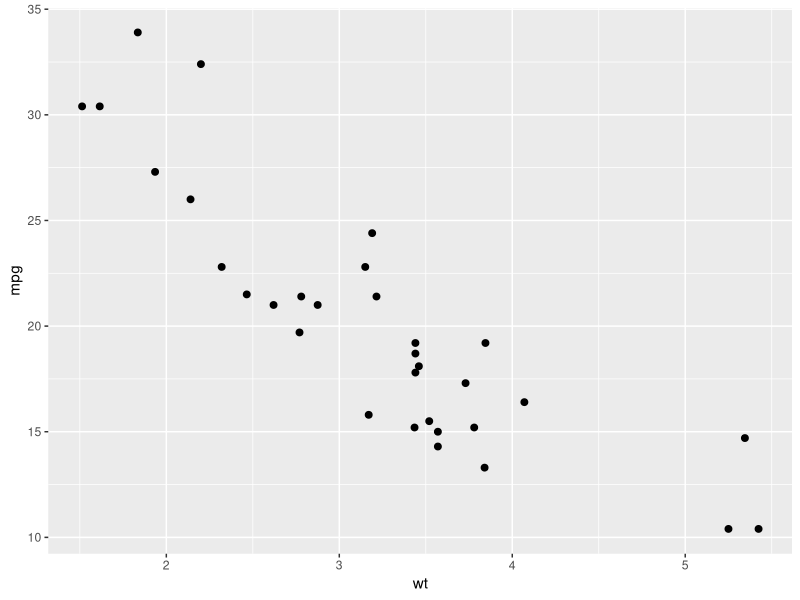
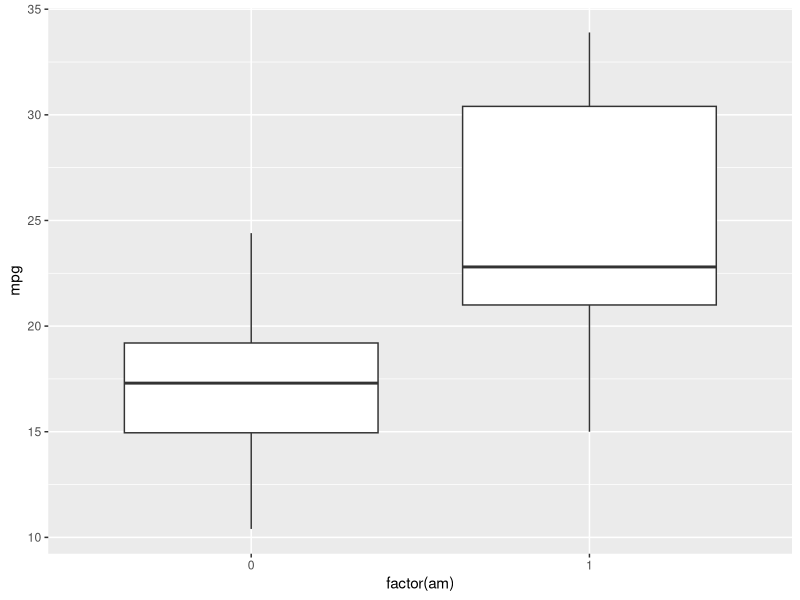
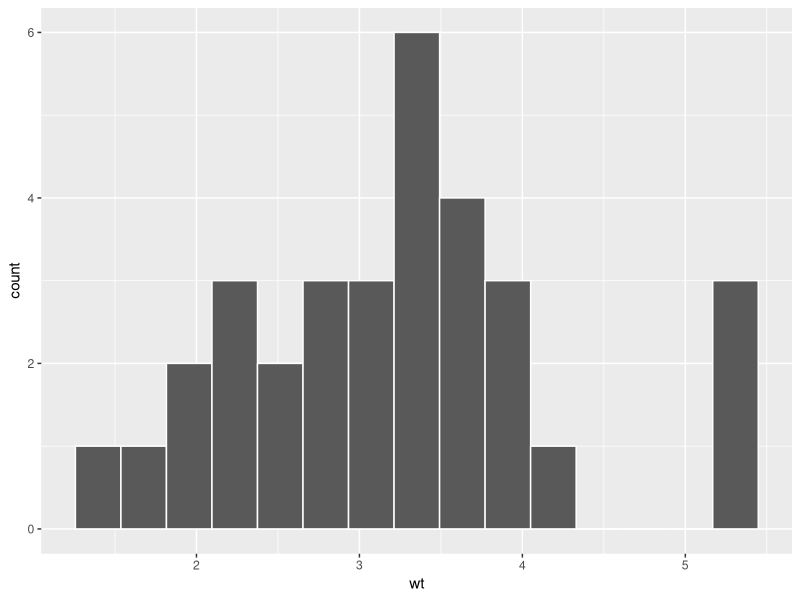
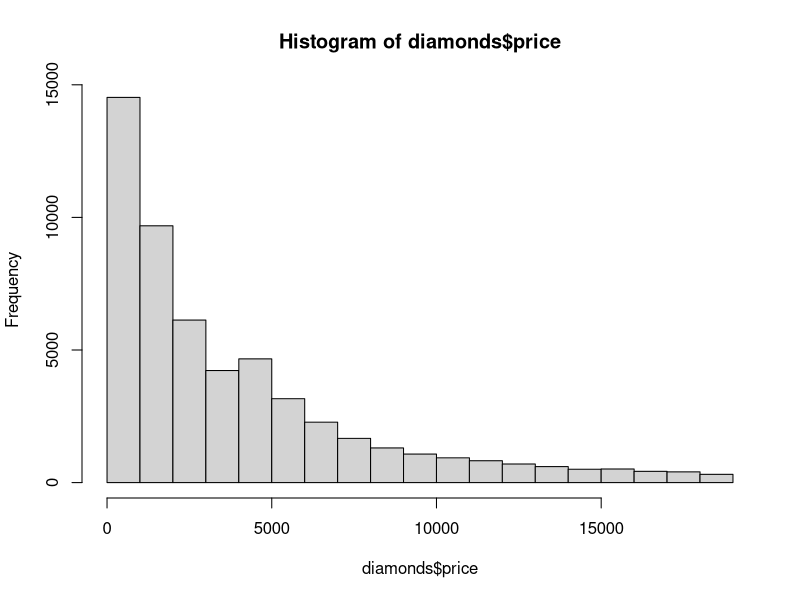
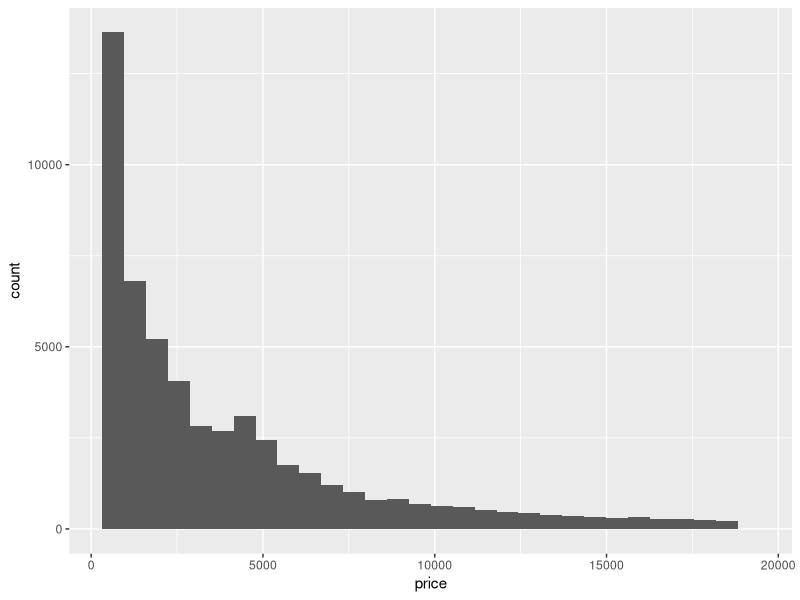
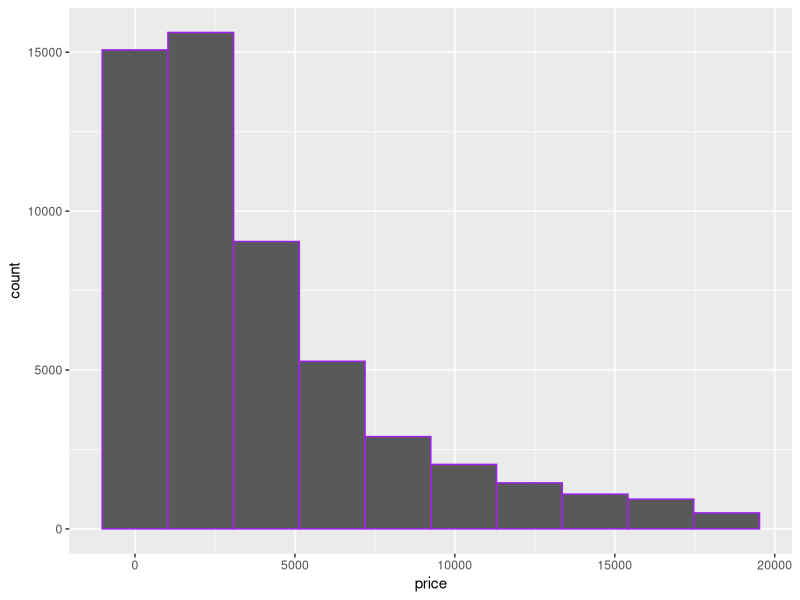
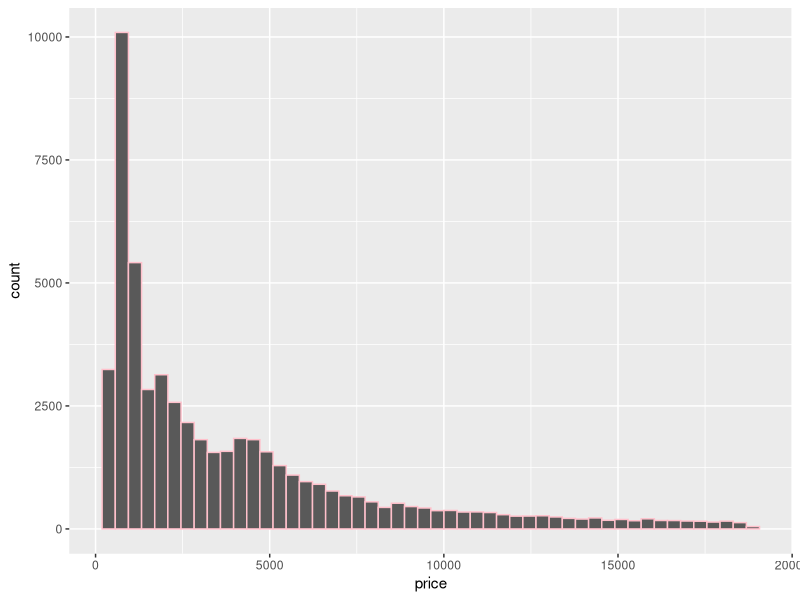
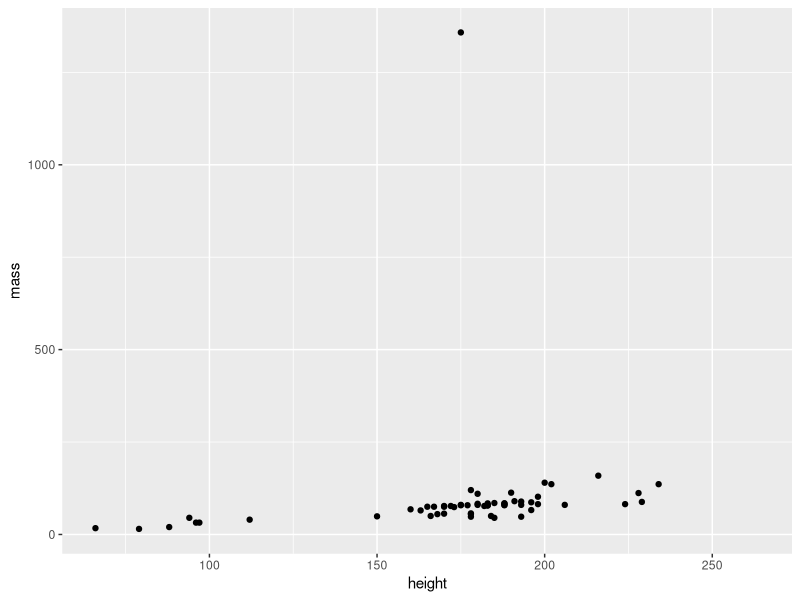

Source code (R) for these figures, in order:
# 2/19/2025
# Lesson 4 Activity 2
# Lesson 5
# Lesson 5 - Activity 1

library(tidyverse)

#---------------------------------------------------------
# SNOW DAY!
#---------------------------------------------------------

#---------------------------------------------------------
#Lesson 4 - Activity 2

#1
head(diamonds)
View(diamonds)
summary(diamonds)
names(diamonds)
str(diamonds)
dim(diamonds)

#2 
count(diamonds, cut)
table(diamonds$cut)

#3
mean(diamonds$price)
mean(diamonds$carat)
summarize(diamonds,mean(price), mean(carat))

#4
diamonds %>% group_by(cut) %>% summarize(mean(price), mean(carat))

#5
Premium <- filter(diamonds,cut=="Premium")
PremiumE <- filter(diamonds, cut=="Premium",color=="E")
PremiumorE <- filter(diamonds, cut == "Premium" | color=="E")
IdealPremiumE <- filter(diamonds, color=="E", cut %in% c("Ideal","Premium"))
BigVG <- filter(diamonds, carat >= 3, cut == "Very Good")

#6
summarize(Premium, n())
summarize(PremiumE, n())
summarize(PremiumorE, n())


#7
group_by(diamonds, cut) %>% summarize(max(carat))
summarize(group_by(diamonds,cut), max(carat))

#8
diamonds2 <- mutate(diamonds, x_cm = x/10, y_cm = y/10, z_cm = z/10)

#9
#YES! This is the base syntax. For a single variable, I would prefer base,
#but for multiple variables, I would prefer tidyverse!










#---------------------------------------------------------
#Lesson 5
#Recall that we have already loaded the tidyverse library!

ggplot(mtcars, aes(x=wt, y=mpg)) + geom_point(size=2)

ggplot(mtcars,aes(x=factor(am),y=mpg)) + geom_boxplot()

ggplot(mtcars, aes(x=wt)) + 
  geom_histogram(bins=15, color="white")

#Top Secret:
hist(diamonds$price)
ggplot(diamonds,aes(x=price)) + geom_histogram()

mygraph <- ggplot(diamonds,aes(x=price))
mygraph + geom_histogram(bins=10,color="purple")
mygraph + geom_histogram(bins=50, color="pink")



#---------------------------------------------------------
#Lesson 5 Activity 1

head(starwars)

#1
ggplot(starwars,aes(x=height,y=mass)) + geom_point()

#2
filter(starwars, species %in% c("Human","Droid")) %>%
  ggplot(aes(x=height,y=mass,color=species)) + 
  geom_point()

swgraph <- filter(starwars, species %in% c("Human","Droid")) %>%
  ggplot(aes(x=height,y=mass,color=species)) + geom_point()

#3
swgraph + guides(color="none")

#4
swgraph + labs(color="none")

#5 
swgraph + labs(color="Species")

#6
swgraph + labs(color="Species",
               x="Height (cm)",
               y="Mass (kg)",
               title="Mass vs. Height",
               subtitle="for Star Wars characters")

#7
ggplot(starwars,aes(x=height,y=mass)) + geom_point(size=3,
                                                   shape=8,
                                                   color="purple")

#8
ggplot(starwars,aes(x=height,y=mass)) + geom_point(size=5,
                                                   shape=0,
                                                   color="pink")

#9
filter(starwars,species %in% c("Human","Droid")) %>% 
  ggplot(aes(x=factor(species), y=mass)) + 
  geom_boxplot() +
  geom_point()

#10
filter(starwars,species %in% c("Human","Droid")) %>% 
  ggplot(aes(x=factor(species), y=mass)) + 
  geom_point() +
  geom_boxplot()

#11
#Code A
ggplot(starwars, aes(x=mass, y=height)) + 
  geom_point(color="purple")
#Code B
ggplot(starwars, aes(x=mass, y=height, color="happy")) + 
  geom_point()
